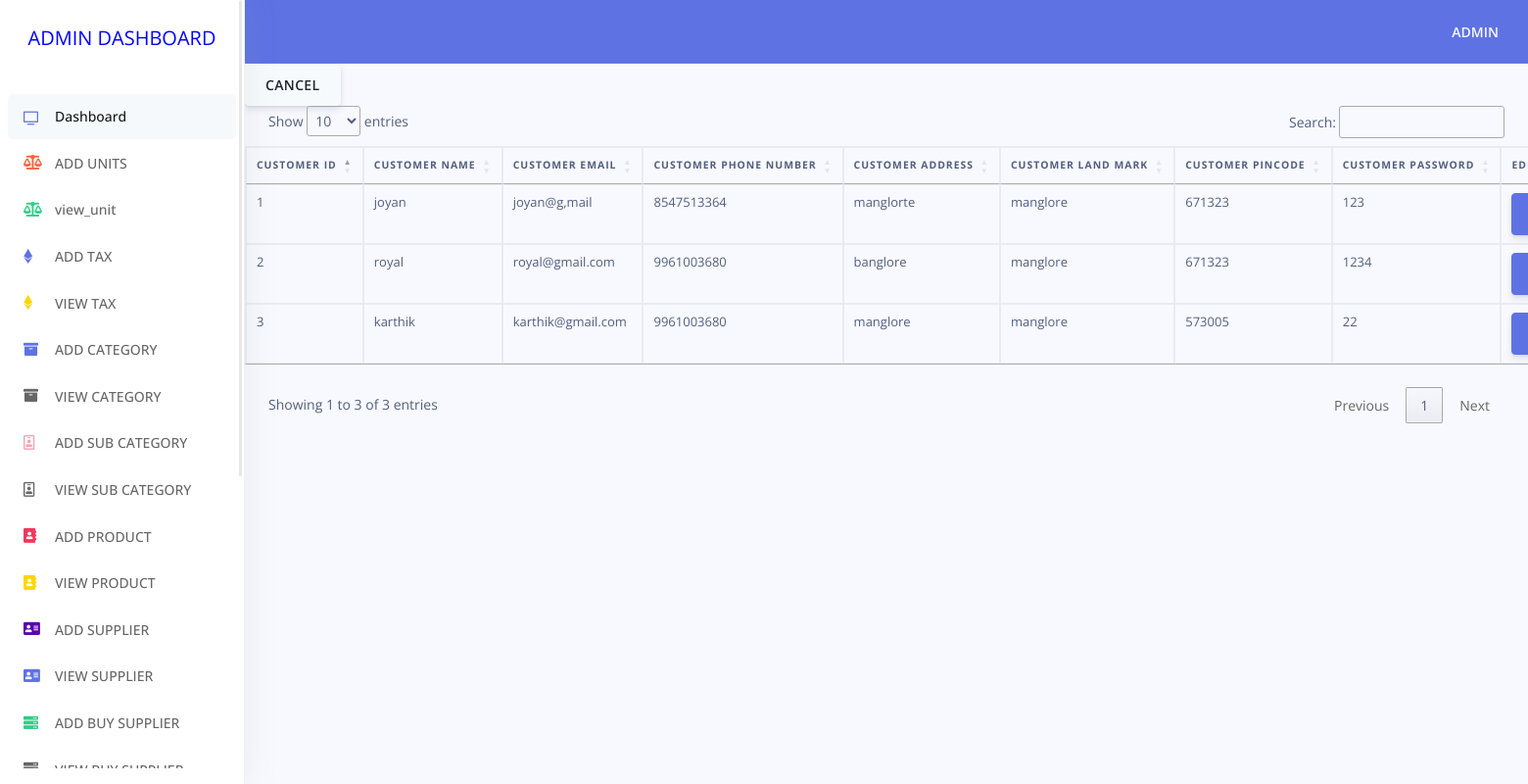
/admin/view_customer.php, run on the app's committed database.
### tables this page shows
CREATE TABLE `customer_tbl` (
  `user_id` int(10) NOT NULL,
  `customer_name` varchar(20) NOT NULL,
  `customer_email` varchar(30) NOT NULL,
  `customer_phone_number` varchar(15) NOT NULL,
  `customer_address` varchar(50) NOT NULL,
  `customer_land_mark` varchar(20) NOT NULL,
  `customer_pincode` varchar(10) NOT NULL,
  `customer_password` varchar(20) NOT NULL,
  `created_date` timestamp NOT NULL DEFAULT CURRENT_TIMESTAMP,
  `deleted` varchar(5) NOT NULL DEFAULT '0',
  `status` varchar(5) NOT NULL DEFAULT '0',
  `deleted_by_id` varchar(10) NOT NULL DEFAULT 'pending',
  `inserted_by_id` varchar(10) NOT NULL DEFAULT 'pending',
  `updated_by_id` varchar(10) NOT NULL DEFAULT 'pending'
);

### admin/view_customer.php (the view, shortened to what this page needs)
<!DOCTYPE html>
<html>
<head>
	<link rel="stylesheet" href="https://cdn.jsdelivr.net/npm/bootstrap@4.5.3/dist/css/bootstrap.min.css">
	<?php
		include('includes/stylesheet.php');
	?>
</head>
<body>
<?php
		include('includes/sidenav.php');
?>
<div class="main-content" id="panel">
<?php
	include('includes/topnav.php');
include("dbconnect.php");
 $query = " SELECT * from customer_tbl where status ='0' and deleted = '0' ";
 $query_res = $link->query($query);
 ?>
 	<table class="table table-bordered" style="width: 100%;" id="datatable">
 			<thead><tr><th>CUSTOMER ID</th>
 						<th>CUSTOMER NAME</th>
 						 <th>CUSTOMER EMAIL</th>
 						<th>CUSTOMER PHONE NUMBER</th>
 						<th>CUSTOMER ADDRESS</th>
 						<th>CUSTOMER LAND MARK</th>
 						<th>CUSTOMER PINCODE</th>
 						<th>CUSTOMER PASSWORD</th>
 						<th>EDIT</th>
 					</tr>
 			</thead>
		<?php
 	 			while($rows = mysqli_fetch_array($query_res))
 	 			{
 						$user_id = $rows['user_id'];
 						$customer_name = $rows["customer_name"];
 						$customer_email = $rows["customer_email"];;
 						$customer_phone_number=$rows['customer_phone_number'];
 						$customer_address=$rows['customer_address'];
 						$customer_land_mark=$rows['customer_land_mark'];
 						$customer_pincode=$rows['customer_pincode'];
 						$customer_password=$rows['customer_password'];
		 ?>
 			<tr><td> <?php echo " $user_id"; ?></td>
 				<td> <?php echo " $customer_name"; ?></td>
 				<td> <?php echo " $customer_email"; ?></td>
 				<td> <?php echo " $customer_phone_number"; ?></td>
 				<td> <?php echo " $customer_address"; ?></td>
 				<td> <?php echo " $customer_land_mark"; ?></td>
 				<td> <?php echo " $customer_pincode"; ?></td>
 				<td> <?php echo " $customer_password"; ?></td>
 				<td><a  href="edit_customer.php?user_id=<?php echo $user_id; ?> " class="btn btn-primary">EDIT</a>
				</td>
			</tr>
<?php
				}
?>
	<a href="index.php" class="btn btn-secondary">CANCEL</a>
</div>
</body>
</html>

### data on the page
customer_tbl: user_id "1", customer_name "joyan", customer_email "joyan@g,mail", customer_phone_number "8547513364", customer_address "manglorte", customer_land_mark "manglore", customer_pincode "671323", customer_password "123"
customer_tbl: user_id "2", customer_name "royal", customer_email "royal@gmail.com", customer_phone_number "9961003680", customer_address "banglore", customer_land_mark "manglore", customer_pincode "671323", customer_password "1234"
customer_tbl: user_id "3", customer_name "karthik", customer_email "karthik@gmail.com", customer_phone_number "9961003680", customer_address "manglore", customer_land_mark "manglore", customer_pincode "573005", customer_password "22"
